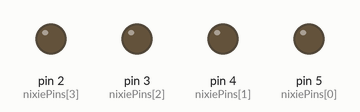
This sketch was run on a simulated Arduino Uno, built with avr-gcc and run on an emulated ATmega328P. On the bench: output pins drawn as LEDs (lit = HIGH).

Above: at 0.2 s.
At 1.2 s:
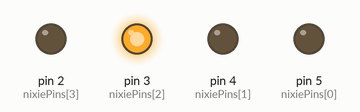
At 1.7 s:
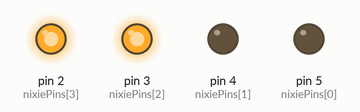
At 2.7 s:
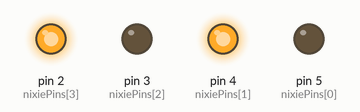
At 4.2 s:
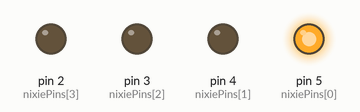
At 5.7 s:
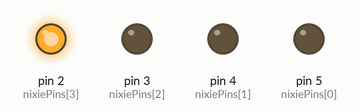
Timing chart, 0 to 6.5 s (numbered marks = the images above):
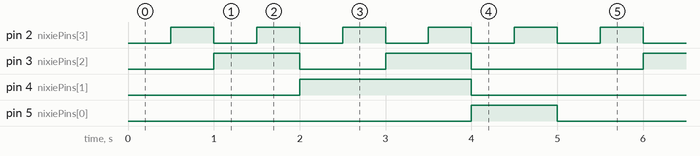

The sketch:

1-Counting.ino
```cpp
int nixiePins[4] = {5,4,3,2};
byte bcd[10][4] = {
  {0,0,0,0},  // 0
  {0,0,0,1},  // 1
  {0,0,1,0},  // 2
  {0,0,1,1},  // 3
  {0,1,0,0},  // 4
  {0,1,0,1},  // 5
  {0,1,1,0},  // 6
  {0,1,1,1},  // 7
  {1,0,0,0},  // 8
  {1,0,0,1},  // 9
};

void setup() {

  // set all the Nixie PINs as output
  for(int i = 0; i < 4; i++)
    pinMode(nixiePins[i], OUTPUT);
}

void loop() {

  // loop through all the digits
  for(int j = 0; j < 10; j++) {

    // change the pins accordingly to the number
    for(int i = 0; i < 4; i++)
      digitalWrite(nixiePins[i], bcd[j][i]);

    // delay 500ms
    delay(500);
  }

}
```

Measured:
- by itself, pin 2 (nixiePins[3]): alternates HIGH for 0.50 s and LOW for 0.50 s
- by itself, pin 3 (nixiePins[2]): repeats every 5.0 s: LOW 1.0 s, HIGH 1.0 s, LOW 2.0 s, HIGH 1.0 s
- by itself, pin 4 (nixiePins[1]): alternates HIGH for 2.0 s and LOW for 3.0 s
- by itself, pin 5 (nixiePins[0]): alternates HIGH for 1.0 s and LOW for 4.0 s
